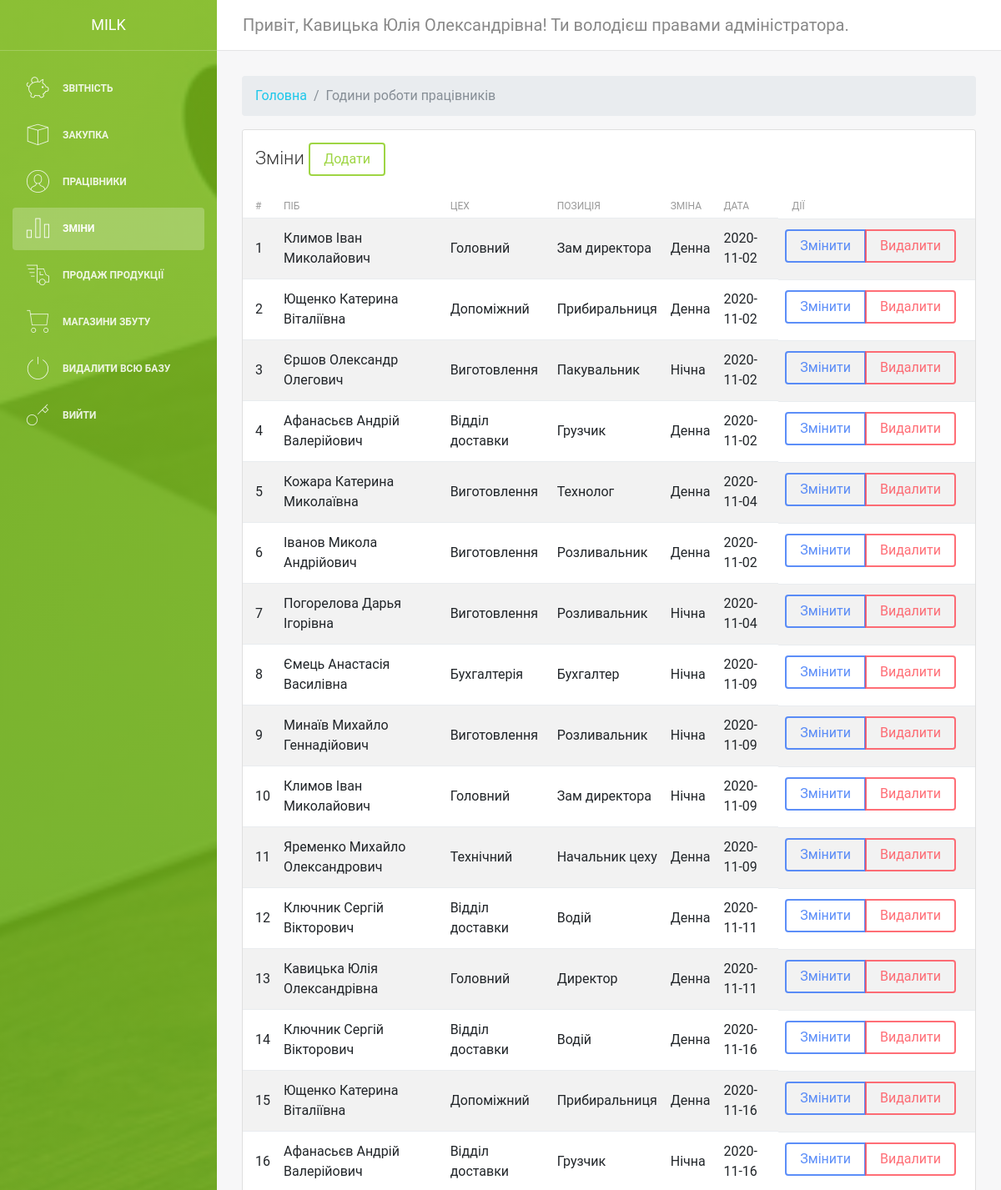
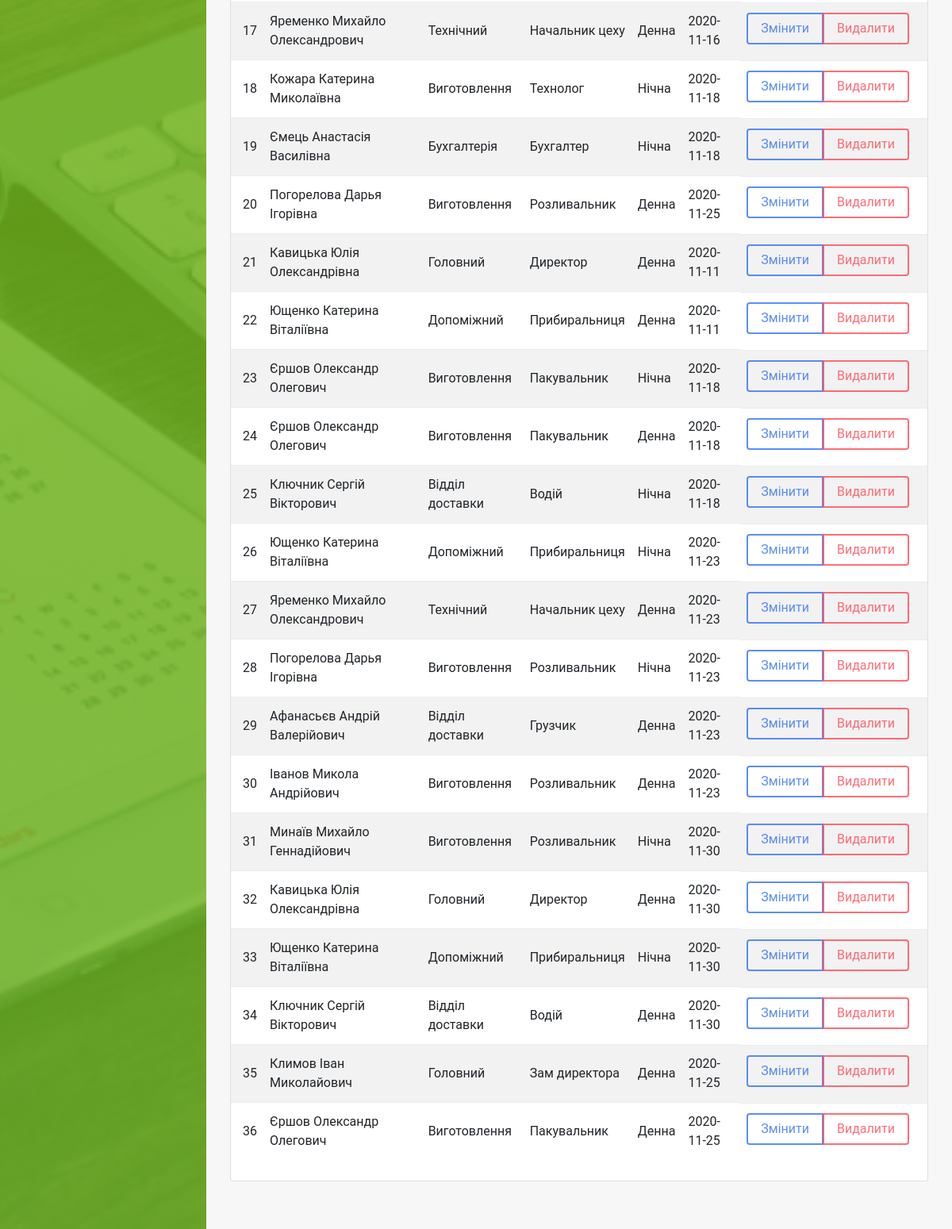
The app's page /admin/working-hours.php (signed in) with its own data (2 pictures, top to bottom).
### tables this page shows
CREATE TABLE `employees` (
  `id` int(11) NOT NULL,
  `name` varchar(255) NOT NULL,
  `mail` varchar(255) NOT NULL,
  `confirm_mail` varchar(255) NOT NULL,
  `verifided` int(11) NOT NULL DEFAULT 0,
  `password` varchar(255) NOT NULL,
  `admin` varchar(11) NOT NULL DEFAULT '0',
  `position` varchar(255) NOT NULL,
  `branc` varchar(255) NOT NULL
);

CREATE TABLE `working` (
  `id` int(11) NOT NULL,
  `user_id` int(11) NOT NULL,
  `shift` int(11) NOT NULL,
  `date` date NOT NULL
);

### admin/tables/table-working.php (the view)
<?php
	$sqlPurchase = "SELECT * FROM working";
	$PurchaseResult = $connect->query($sqlPurchase);
	$i = 1;
	while($row = mysqli_fetch_assoc($PurchaseResult)){
		$sqlUser = "SELECT * FROM employees WHERE id=" . $row["user_id"];
		$userResult = $connect->query($sqlUser);
		$user = mysqli_fetch_assoc($userResult);
	?>
	<tr>
		<td><?php echo $i ?></td>
		<td><?php echo $user["name"] ?></td>
		<td><?php echo $user["branc"] ?></td>
		<td><?php echo $user["position"]  ?></td>
		<td><?php if($row["shift"] == 1){ echo "Денна"; }else{ echo "Нічна"; }  ?></td>
		<td><?php echo $row["date"] ?></td>
		<td>
		<div class="btn-group mr-2" role="group" aria-label="First group">
			<a href="options/working/edit.php?id=<?php echo $row["id"] ?>" class="btn btn-primary">Змінити</a>
			<div data-link="http://milk.local/admin/options/working/delete.php?id=<?php echo $row["id"] ?>" onclick="deleteProduct(this)" id="delete-categ-btn" class="btn btn-danger">Видалити</div>
		</div>
		</td>
		</tr>
	<?php
	$i++;
	}
?>

### admin/parts/head.php (shortened to what this page needs)
<!DOCTYPE html>
<html lang="en">
<head>
    <link rel="stylesheet" href="https://maxcdn.bootstrapcdn.com/font-awesome/latest/css/font-awesome.min.css" />
    <link href="/admin/assets/css/bootstrap.min.css" rel="stylesheet" />
    <link href="/admin/assets/css/light-bootstrap-dashboard.css?v=2.0.0 " rel="stylesheet" />
    <link href="/admin/assets/css/demo.css" rel="stylesheet" />
    <link href="/admin/assets/css/pe-icon-7-stroke.css" rel="stylesheet" />
</head>
<body>
    <div class="wrapper">
        <div class="sidebar" data-color="green" data-image="/admin/assets/img/sidebar-4.jpg">
            <div class="sidebar-wrapper">
                <div class="logo">
                    <a href="/admin" class="simple-text">
                        Milk
                    </a>
					 </div>
					 <?php
					 	include $_SERVER['DOCUMENT_ROOT'] . "/admin/parts/nav.php";
					 ?>
            </div>
        </div>
		  <div class="main-panel">
            <nav class="navbar navbar-expand-lg " color-on-scroll="500">
                <div class="container-fluid">
									<?php
										$user = mysqli_fetch_assoc($connect->query("SELECT * FROM employees WHERE id=" . $_COOKIE["admin"]))
									?>
                    <a class="navbar-brand" href="#pablo"> Привіт, <?php echo $user["name"] ?>! Ти володієш правами адміністратора. </a>
                </div>
            </nav>
				<div class="content">
    				<div class="container-fluid">

### records on screen
employees: name "Кавицька Юлія Олександрівна"
working: user.name "Климов Іван Миколайович", user.branc "Головний", user.position "Зам директора", shift "Денна", date "2020-11-02"
working: user.name "Ющенко Катерина Віталіївна", user.branc "Допоміжний", user.position "Прибиральниця", shift "Денна", date "2020-11-02"
working: user.name "Єршов Олександр Олегович", user.branc "Виготовлення", user.position "Пакувальник", shift "Нічна", date "2020-11-02"
working: user.name "Афанасьєв Андрій Валерійович", user.branc "Відділ доставки", user.position "Грузчик", shift "Денна", date "2020-11-02"
working: user.name "Кожара Катерина Миколаївна", user.branc "Виготовлення", user.position "Технолог", shift "Денна", date "2020-11-04"
working: user.name "Іванов Микола Андрійович", user.branc "Виготовлення", user.position "Розливальник", shift "Денна", date "2020-11-02"
working: user.name "Погорелова Дарья Ігорівна", user.branc "Виготовлення", user.position "Розливальник", shift "Нічна", date "2020-11-04"
working: user.name "Ємець Анастасія Василівна", user.branc "Бухгалтерія", user.position "Бухгалтер", shift "Нічна", date "2020-11-09"
working: user.name "Минаїв Михайло Геннадійович", user.branc "Виготовлення", user.position "Розливальник", shift "Нічна", date "2020-11-09"
working: user.name "Климов Іван Миколайович", user.branc "Головний", user.position "Зам директора", shift "Нічна", date "2020-11-09"
working: user.name "Яременко Михайло Олександрович", user.branc "Технічний", user.position "Начальник цеху", shift "Денна", date "2020-11-09"
working: user.name "Ключник Сергій Вікторович", user.branc "Відділ доставки", user.position "Водій", shift "Денна", date "2020-11-11"
working: user.name "Кавицька Юлія Олександрівна", user.branc "Головний", user.position "Директор", shift "Денна", date "2020-11-11"
working: user.name "Ключник Сергій Вікторович", user.branc "Відділ доставки", user.position "Водій", shift "Денна", date "2020-11-16"
working: user.name "Ющенко Катерина Віталіївна", user.branc "Допоміжний", user.position "Прибиральниця", shift "Денна", date "2020-11-16"
working: user.name "Афанасьєв Андрій Валерійович", user.branc "Відділ доставки", user.position "Грузчик", shift "Нічна", date "2020-11-16"
working: user.name "Яременко Михайло Олександрович", user.branc "Технічний", user.position "Начальник цеху", shift "Денна", date "2020-11-16"
working: user.name "Кожара Катерина Миколаївна", user.branc "Виготовлення", user.position "Технолог", shift "Нічна", date "2020-11-18"
working: user.name "Ємець Анастасія Василівна", user.branc "Бухгалтерія", user.position "Бухгалтер", shift "Нічна", date "2020-11-18"
working: user.name "Погорелова Дарья Ігорівна", user.branc "Виготовлення", user.position "Розливальник", shift "Денна", date "2020-11-25"
working: user.name "Кавицька Юлія Олександрівна", user.branc "Головний", user.position "Директор", shift "Денна", date "2020-11-11"
working: user.name "Ющенко Катерина Віталіївна", user.branc "Допоміжний", user.position "Прибиральниця", shift "Денна", date "2020-11-11"
working: user.name "Єршов Олександр Олегович", user.branc "Виготовлення", user.position "Пакувальник", shift "Нічна", date "2020-11-18"
working: user.name "Єршов Олександр Олегович", user.branc "Виготовлення", user.position "Пакувальник", shift "Денна", date "2020-11-18"
working: user.name "Ключник Сергій Вікторович", user.branc "Відділ доставки", user.position "Водій", shift "Нічна", date "2020-11-18"
working: user.name "Ющенко Катерина Віталіївна", user.branc "Допоміжний", user.position "Прибиральниця", shift "Нічна", date "2020-11-23"
working: user.name "Яременко Михайло Олександрович", user.branc "Технічний", user.position "Начальник цеху", shift "Денна", date "2020-11-23"
working: user.name "Погорелова Дарья Ігорівна", user.branc "Виготовлення", user.position "Розливальник", shift "Нічна", date "2020-11-23"
working: user.name "Афанасьєв Андрій Валерійович", user.branc "Відділ доставки", user.position "Грузчик", shift "Денна", date "2020-11-23"
working: user.name "Іванов Микола Андрійович", user.branc "Виготовлення", user.position "Розливальник", shift "Денна", date "2020-11-23"
working: user.name "Минаїв Михайло Геннадійович", user.branc "Виготовлення", user.position "Розливальник", shift "Нічна", date "2020-11-30"
working: user.name "Кавицька Юлія Олександрівна", user.branc "Головний", user.position "Директор", shift "Денна", date "2020-11-30"
working: user.name "Ющенко Катерина Віталіївна", user.branc "Допоміжний", user.position "Прибиральниця", shift "Нічна", date "2020-11-30"
working: user.name "Ключник Сергій Вікторович", user.branc "Відділ доставки", user.position "Водій", shift "Денна", date "2020-11-30"
working: user.name "Климов Іван Миколайович", user.branc "Головний", user.position "Зам директора", shift "Денна", date "2020-11-25"
working: user.name "Єршов Олександр Олегович", user.branc "Виготовлення", user.position "Пакувальник", shift "Денна", date "2020-11-25"
